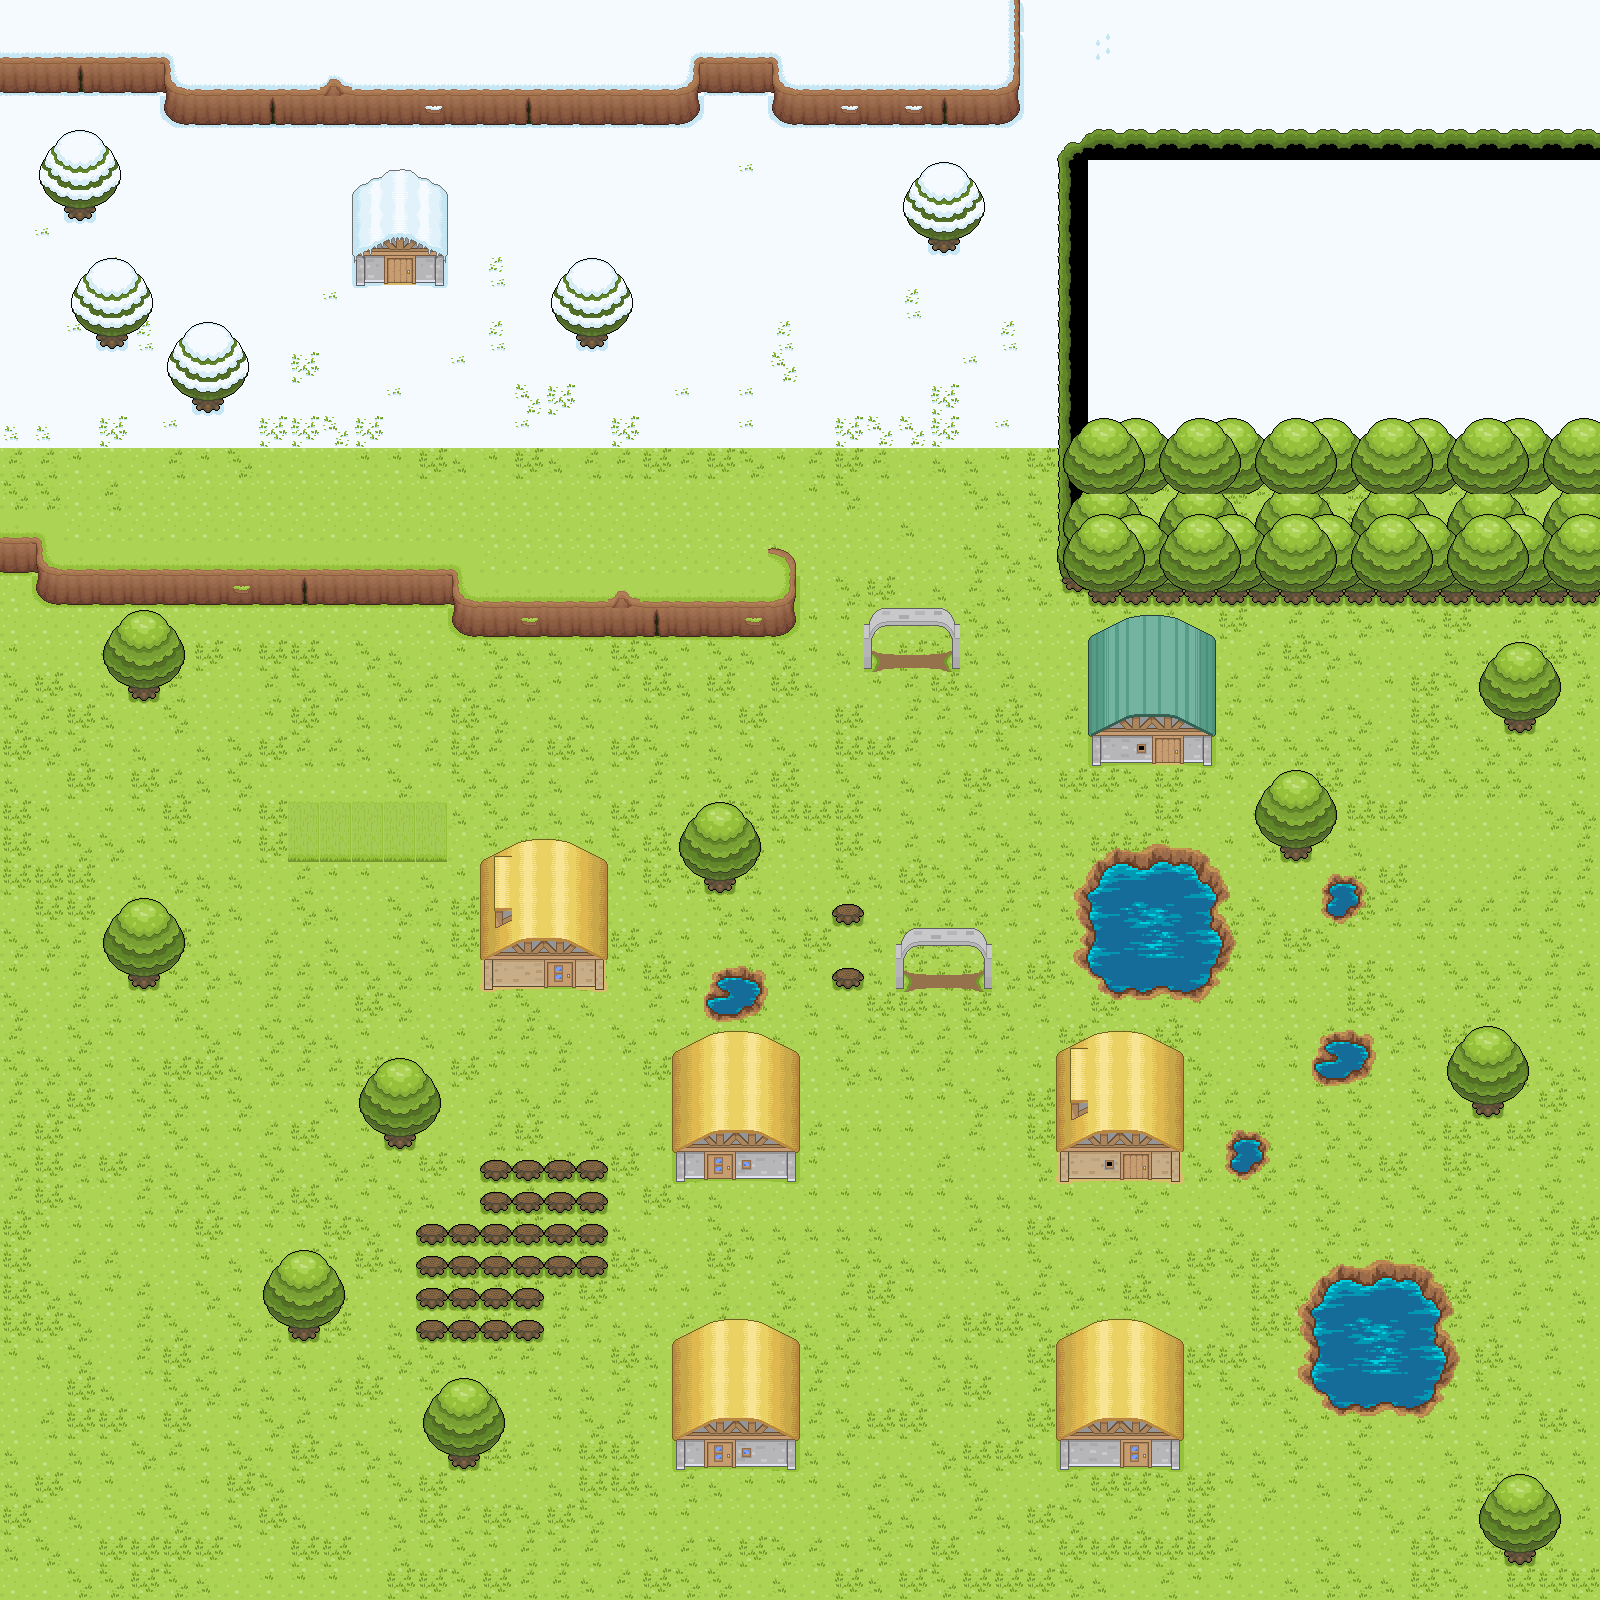

A 2D game scene composited from a Tiled map and its tileset images. What follows is a short description and the map's XML, with each tile layer's data collapsed to a summary:
An orthogonal 50x50 tile map with 32x32 px tiles, 5 tile layers (under0, walls, sprites, midheight, ...), 5 tilesets and 5 objects (Portal_A, Portal_B, portal_a_below, portal_b_above, start).

<map version="1.10" tiledversion="1.10.2" orientation="orthogonal" renderorder="right-down" width="50" height="50" tilewidth="32" tileheight="32" infinite="0" nextlayerid="9" nextobjectid="56">
 <tileset firstgid="1" name="Revolution_Grasslands" tilewidth="32" tileheight="32" tilecount="190" columns="10">
  <image source="revolution_grasslands.png" trans="a349a4" width="320" height="608" />
  <tile id="5">
   <properties>
    <property name="ranomd" value="tile" />
   </properties>
  </tile>
 </tileset>
 <tileset firstgid="191" name="revolution_snow" tilewidth="32" tileheight="32" tilecount="154" columns="11">
  <image source="revolution_snow.png" trans="a349a4" width="352" height="448" />
 </tileset>
 <tileset firstgid="345" name="revolution_town" tilewidth="32" tileheight="32" tilecount="275" columns="11">
  <image source="revolution_town.png" trans="a349a4" width="352" height="831" />
 </tileset>
 <tileset firstgid="620" source="water.tsx" />
 <tileset firstgid="764" name="revolution_grasslands_alpha" tilewidth="32" tileheight="32" tilecount="190" columns="10">
  <image source="revolution_grasslands_alpha.png" width="320" height="608" />
 </tileset>
 <layer id="1" name="under0" width="50" height="50">
  <data>[2500 cells, 2500 non-empty, 17 distinct tile ids]</data>
 </layer>
 <layer id="2" name="walls" width="50" height="50">
  <data>[2500 cells, 315 non-empty, 88 distinct tile ids]</data>
 </layer>
 <layer id="3" name="sprites" width="50" height="50">
  <data>[2500 cells, 97 non-empty, 17 distinct tile ids]</data>
 </layer>
 <layer id="4" name="midheight" width="50" height="50">
  <data>[2500 cells, 90 non-empty, 9 distinct tile ids]</data>
 </layer>
 <layer id="5" name="over0" width="50" height="50">
  <data>[2500 cells, 348 non-empty, 75 distinct tile ids]</data>
 </layer>
 <objectgroup id="7" name="exits">
  <object id="54" name="Portal_A" x="864" y="605.75" width="95" height="77.5">
   <properties>
    <property name="entry_point" value="forest_entry" />
    <property name="to_map" value="small" />
   </properties>
  </object>
  <object id="55" name="Portal_B" x="899.5" y="923.75" width="95" height="77">
   <properties>
    <property name="entry_point" value="vilage_entry" />
    <property name="to_map" value="small" />
   </properties>
  </object>
 </objectgroup>
 <objectgroup id="8" name="entry_points">
  <object id="51" name="portal_a_below" x="911.5" y="714.5">
   <point />
  </object>
  <object id="52" name="portal_b_above" x="943" y="907.5">
   <point />
  </object>
  <object id="53" name="start" x="783.5" y="784">
   <point />
  </object>
 </objectgroup>
</map>
